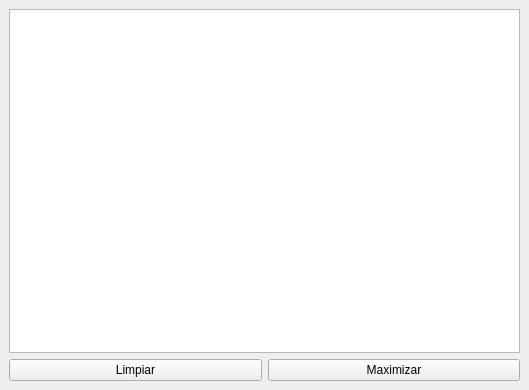
<?xml version="1.0" encoding="UTF-8"?>
<ui version="4.0">
 <class>MainWindow</class>
 <widget class="QMainWindow" name="MainWindow">
  <property name="geometry">
   <rect>
    <x>0</x>
    <y>0</y>
    <width>529</width>
    <height>390</height>
   </rect>
  </property>
  <property name="windowTitle">
   <string>Caso práctico</string>
  </property>
  <widget class="QWidget" name="centralwidget">
   <layout class="QVBoxLayout" name="verticalLayout_2">
    <item>
     <widget class="QTextEdit" name="textEdit"/>
    </item>
    <item>
     <layout class="QHBoxLayout" name="horizontalLayout">
      <item>
       <widget class="QPushButton" name="limpiar_boton">
        <property name="text">
         <string>Limpiar</string>
        </property>
       </widget>
      </item>
      <item>
       <widget class="QPushButton" name="maximizar_boton">
        <property name="text">
         <string>Maximizar</string>
        </property>
       </widget>
      </item>
     </layout>
    </item>
   </layout>
  </widget>
 </widget>
 <resources/>
 <connections>
  <connection>
   <sender>limpiar_boton</sender>
   <signal>clicked()</signal>
   <receiver>textEdit</receiver>
   <slot>clear()</slot>
   <hints>
    <hint type="sourcelabel">
     <x>119</x>
     <y>364</y>
    </hint>
    <hint type="destinationlabel">
     <x>139</x>
     <y>266</y>
    </hint>
   </hints>
  </connection>
  <connection>
   <sender>maximizar_boton</sender>
   <signal>clicked()</signal>
   <receiver>MainWindow</receiver>
   <slot>showMaximized()</slot>
   <hints>
    <hint type="sourcelabel">
     <x>411</x>
     <y>370</y>
    </hint>
    <hint type="destinationlabel">
     <x>522</x>
     <y>368</y>
    </hint>
   </hints>
  </connection>
 </connections>
 <slots>
  <slot>mostrar_mensaje()</slot>
 </slots>
</ui>
